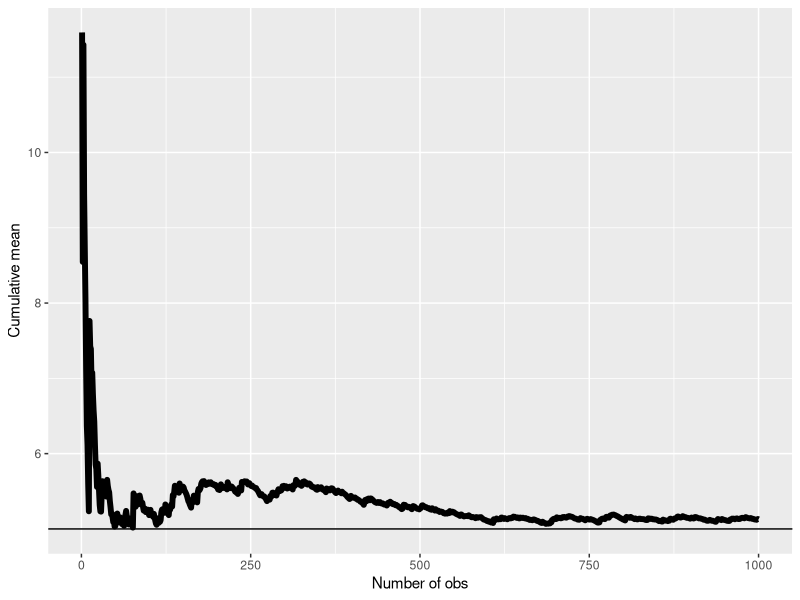
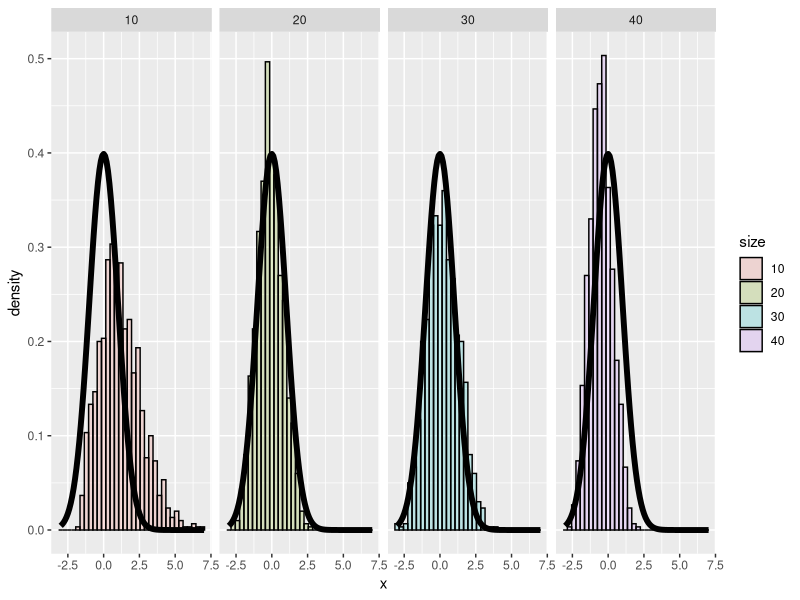
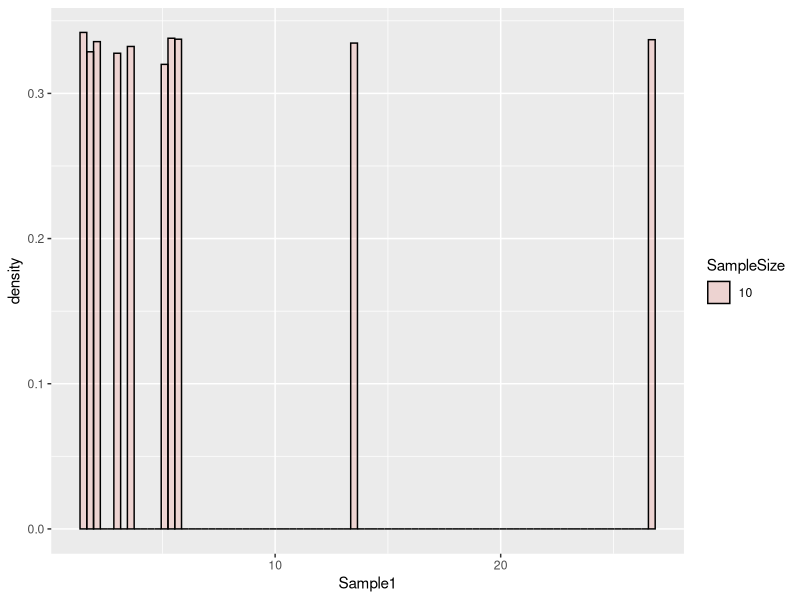
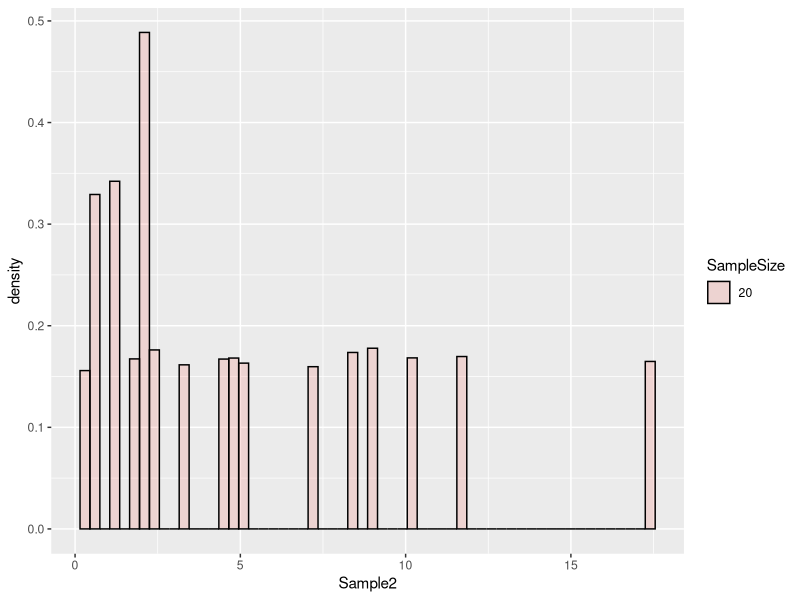
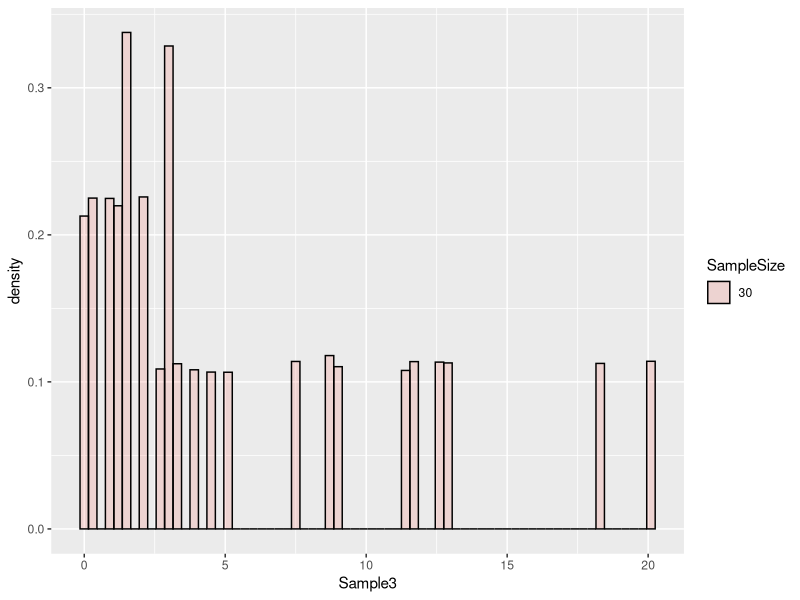
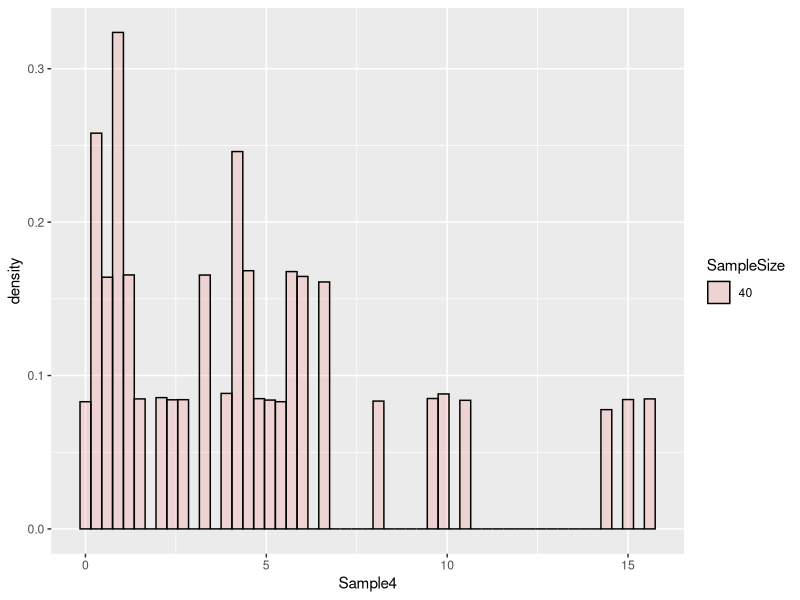

Write R code to recreate these figures, in order.
## ---- chunk 1
set.seed(568)
library(ggplot2)
n <- 1000
lambda <- 0.2
means <- cumsum(sample(rexp(n, lambda), n , replace = TRUE)) / (1  : n)
g <- ggplot(data.frame(x = 1 : n, y = means), aes(x = x, y = y)) 
g <- g + geom_hline(yintercept = 5) + geom_line(size = 2) 
g <- g + labs(x = "Number of obs", y = "Cumulative mean")
g
## ---- chunk 2
set.seed(568)
library(ggplot2)
nosim <- 1000
lambda <- 0.2
mu <- 1/lambda
s <- 1/lambda
cfunc <- function(x, n) sqrt(n) * (mean(x) - mu) / s

s1 <- sample(rexp(10,lambda), nosim * 10, replace = TRUE)
s2 <- sample(rexp(20,lambda), nosim * 20, replace = TRUE)
s3 <- sample(rexp(30,lambda), nosim * 30, replace = TRUE)
s4 <- sample(rexp(40,lambda), nosim * 40, replace = TRUE)
m1 <- matrix(s1, nosim)
m2 <- matrix(s2, nosim)
m3 <- matrix(s3, nosim)
m4 <- matrix(s4, nosim)
x1 <- apply(m1, 1, cfunc, 10)
x2 <- apply(m2, 1, cfunc, 20)
x3 <- apply(m3, 1, cfunc, 30)
x4 <- apply(m4, 1, cfunc, 40)
## ---- chunk 3
library(knitr)
ss1 <- c(mean(s1), 5, abs(mean(s1) - 5))
ss2 <- c(mean(s2),5, abs(mean(s2) - 5))
ss3 <- c(mean(s3),5, abs(mean(s3) - 5))
ss4 <- c(mean(s4),5, abs(mean(s4) - 5))
mm <- as.data.frame(rbind(ss1,ss2,ss3,ss4))
names(mm) <- c("Sample Mean","Theoretical Mean", "Difference")
row.names(mm) <- c("10", "20", "30", "40")
kable(mm)
## ---- chunk 4
library(knitr)
v1 <- c(sd(s1)^2, 25, abs(sd(s1)^2 - 25))
v2 <- c(sd(s2)^2, 25, abs(sd(s2)^2 - 25))
v3 <- c(sd(s3)^2, 25, abs(sd(s3)^2 - 25))
v4 <- c(sd(s4)^2, 25, abs(sd(s4)^2 - 25))
nn <- as.data.frame(rbind(v1,v2,v3,v4))
names(nn) <- c("Sample Variance","Theoretical Variance", "Difference")
row.names(nn) <- c("10", "20", "30", "40")
kable(nn)
## ---- chunk 5
dat <- data.frame(
  x = c(x1, x2, x3, x4),
  size = factor(rep(c(10, 20, 30, 40), rep(nosim, 4))))
g <- ggplot(dat, aes(x = x, fill = size)) + geom_histogram(alpha = .20, binwidth=.3, colour = "black", aes(y = ..density..)) 
g <- g + stat_function(fun = dnorm, size = 2)
g + facet_grid(. ~ size)
## ---- chunk 6
library(knitr)
am1 <- c(mean(x1), 0, abs(mean(x1) - 0))
am2 <- c(mean(x2), 0, abs(mean(x2) - 0))
am3 <- c(mean(x3), 0, abs(mean(x3) - 0))
am4 <- c(mean(x4), 0, abs(mean(x4) - 0))
oo <- as.data.frame(rbind(am1,am2,am3,am4))
names(oo) <- c("Averages Mean","Theoretical Mean", "Difference")
row.names(oo) <- c("10", "20", "30", "40")
kable(oo)
## ---- chunk 7
library(knitr)
av1 <- c(sd(x1)^2, 1, abs(sd(x1)^2 - 1))
av2 <- c(sd(x2)^2, 1, abs(sd(x2)^2 - 1))
av3 <- c(sd(x3)^2, 1, abs(sd(x3)^2 - 1))
av4 <- c(sd(x4)^2, 1, abs(sd(x4)^2 - 1))
pp <- as.data.frame(rbind(av1,av2,av3,av4))
names(pp) <- c("Averages Variance","Theoretical Variance", "Difference")
row.names(pp) <- c("10", "20", "30", "40")
kable(pp)
## ---- chunk 8
datSample1 <- data.frame(
  Sample1 = c(s1),
  SampleSize = factor(rep(c(10), c(10000))))

gSample1 <- ggplot(datSample1, aes(x = Sample1, fill = SampleSize)) + geom_histogram(alpha = .20, binwidth=.3, colour = "black", aes(y = ..density..)) 
gSample1

datSample2 <- data.frame(
  Sample2 = c(s2),
  SampleSize = factor(rep(c(20), c(20000))))

gSample2 <- ggplot(datSample2, aes(x = Sample2, fill = SampleSize)) + geom_histogram(alpha = .20, binwidth=.3, colour = "black", aes(y = ..density..)) 
gSample2
## ---- chunk 9
datSample3 <- data.frame(
  Sample3 = c(s3),
  SampleSize = factor(rep(c(30), c(30000))))

gSample3 <- ggplot(datSample3, aes(x = Sample3, fill = SampleSize)) + geom_histogram(alpha = .20, binwidth=.3, colour = "black", aes(y = ..density..)) 
gSample3

datSample4 <- data.frame(
  Sample4 = c(s4),
  SampleSize = factor(rep(c(40), c(40000))))

gSample4 <- ggplot(datSample4, aes(x = Sample4, fill = SampleSize)) + geom_histogram(alpha = .20, binwidth=.3, colour = "black", aes(y = ..density..)) 
gSample4
